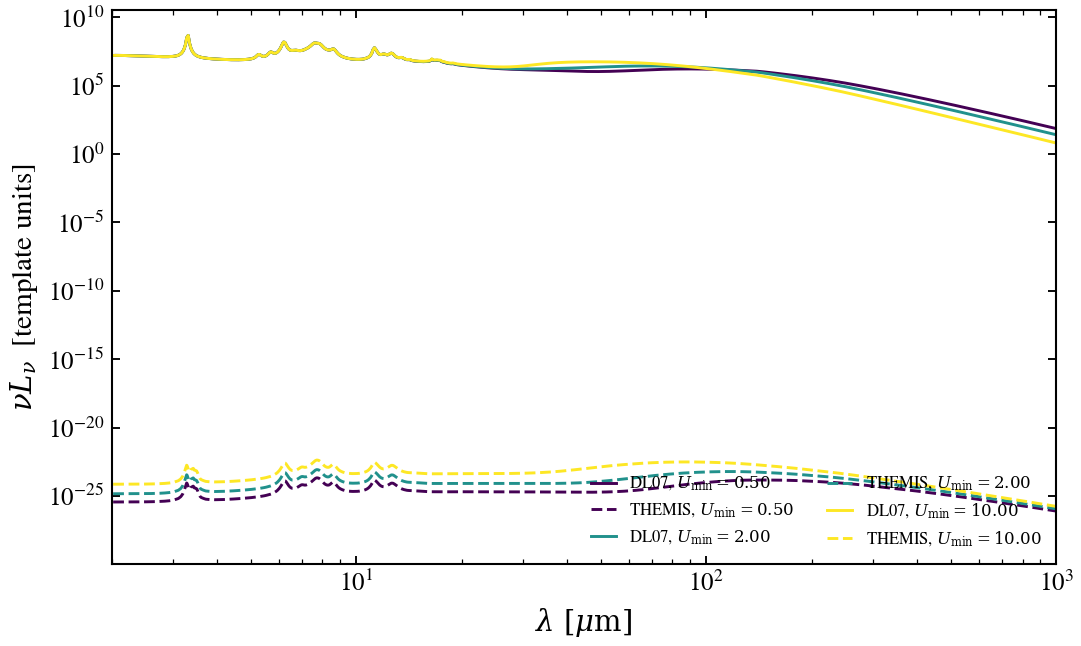

Generate this figure with Python:
r"""
Minimum radiation field U_min: DL07 vs THEMIS FIR peak and sweep
================================================================

The starlight intensity floor U_min sets the temperature of the diffuse-ISM
component in template-based dust libraries. Two perspectives:

(Top) Fixed U_min comparison: the Draine & Li 2007 grid (fixed q_PAH = 2.5%)
and the THEMIS grid (fixed q_HAC = 0.17) at three matched U_min values
highlight that the FIR-peak position is remarkably consistent between the two
grain-physics paradigms, while THEMIS predicts a stronger mid-IR continuum from
its hydrogenated amorphous carbon component.

(Bottom) U_min sweep normalized by L_IR (8–1000 μm) shows how both libraries
respond to radiation-field intensity: higher U_min → hotter dust → FIR peak
shifted blueward. At matched U_min, THEMIS peaks roughly 2× redder than DL07
due to lower equilibrium temperature in its grain mix.

References:
    Draine, B.T. & Li, A. 2007, ApJ, 657, 810.
    Jones, A.P. et al. 2013/2017 — THEMIS model series.
"""

import os

os.environ["TF_CPP_MIN_LOG_LEVEL"] = "2"  # suppress XLA/PjRt C++ INFO+WARNING logs

import warnings

import h5py
import jax
import matplotlib.pyplot as plt
import numpy as np

import tengri
from tengri import data_path
from tengri.analysis.plotting import setup_style

setup_style()
warnings.filterwarnings("ignore", message=".*BakedInBackend.*")
warnings.filterwarnings("ignore", message=".*deprecated.*")

SHOWN_UMIN = (0.5, 2.0, 10.0)
C_AA_PER_S = 2.99792458e18

with h5py.File(data_path("dl07_templates.h5"), "r") as f:
    wave_aa_dl = np.asarray(f["wavelength"][:])
    umin_dl = np.asarray(f["umin_grid"][:])
    qpah_dl = np.asarray(f["qpah_grid"][:])
    single_u_dl = np.asarray(f["single_u"][:])
i_qpah = int(np.argmin(np.abs(qpah_dl - 2.5)))
nu_dl = C_AA_PER_S / wave_aa_dl
wave_um_dl = wave_aa_dl * 1.0e-4

with h5py.File(data_path("themis_templates.h5"), "r") as f:
    wave_aa_th = np.asarray(f["wavelength_aa"][:])
    umin_th = np.asarray(f["umin_grid"][:])
    qhac_th = np.asarray(f["qhac_grid"][:])
    single_u_th = np.asarray(f["single_u"][:])
i_qhac = int(np.argmin(np.abs(qhac_th - 0.17)))
nu_th = C_AA_PER_S / wave_aa_th
wave_um_th = wave_aa_th * 1.0e-4

fig, ax = plt.subplots(figsize=(7.5, 4.6))
cmap = plt.get_cmap("viridis")

for k, target in enumerate(SHOWN_UMIN):
    color = cmap(k / (len(SHOWN_UMIN) - 1))
    i_dl = int(np.argmin(np.abs(umin_dl - target)))
    ax.plot(
        wave_um_dl,
        nu_dl * single_u_dl[i_qpah, i_dl],
        color=color,
        lw=1.4,
        ls="-",
        label=rf"DL07, $U_{{\rm min}}={umin_dl[i_dl]:.2f}$",
    )
    i_th = int(np.argmin(np.abs(umin_th - target)))
    ax.plot(
        wave_um_th,
        nu_th * single_u_th[i_qhac, i_th],
        color=color,
        lw=1.4,
        ls="--",
        label=rf"THEMIS, $U_{{\rm min}}={umin_th[i_th]:.2f}$",
    )

ax.set(
    xscale="log",
    yscale="log",
    xlim=(2.0, 1.0e3),
    xlabel=r"$\lambda\ [\mu\mathrm{m}]$",
    ylabel=r"$\nu L_\nu$  [template units]",
)
ax.legend(loc="lower right", frameon=False, fontsize=8, ncol=2)
fig.tight_layout()

# --- Add bottom panel: U_min sweep (from plot_umin_sweep.py) ---
C_AA_PER_S = 2.998e18
UMIN_VALUES = [0.1, 1.0, 5.0, 25.0]
LIB_TYPES = ["draine_li2007", "themis"]
LINESTYLES = {
    "draine_li2007": "-",
    "themis": "--",
}
COLORS_SWEEP = plt.cm.viridis(np.linspace(0.1, 0.9, len(UMIN_VALUES)))

recipe = {"sfh": {"type": "const", "*": tengri.FIXED, "log_sfr": 1.0}}
ssp = tengri.load_ssp()

fig_sweep = plt.figure(figsize=(8, 5))
ax_sweep = fig_sweep.add_subplot(111)

for lib_type in LIB_TYPES:
    for i, umin in enumerate(UMIN_VALUES):
        model = tengri.SEDModel.build(
            ssp,
            **recipe,
            dust={
                "type": "two_component",
                "*": tengri.FIXED,
                "tau_diff": 1.0,
                "tau_bc": 1.5,
                "emission": {
                    "type": lib_type,
                    "*": tengri.FIXED,
                    "umin": umin,
                    "gamma_dl": 0.01,
                    "qpah": 2.5,
                },
            },
            redshift=tengri.Fixed(0.05),
        )
        p = dict(model.spec.sample(jax.random.PRNGKey(0)))
        out = model.predict_rest_sed(p)
        wave = np.asarray(out.wavelength)
        nu_l_nu = C_AA_PER_S / wave * np.asarray(out.sed)
        ir = (wave > 8e4) & (wave < 1e7)
        if ir.sum() < 5:
            continue
        nu_ir = C_AA_PER_S / wave[ir]
        order = np.argsort(nu_ir)
        l_ir = np.trapezoid(np.asarray(out.sed)[ir][order], nu_ir[order])
        if l_ir > 0:
            nu_l_nu = nu_l_nu / l_ir
        label = rf"$U_{{\min}}$ = {umin:.1f} ({lib_type.replace('_', ' ')})"
        ax_sweep.loglog(
            wave,
            nu_l_nu,
            color=COLORS_SWEEP[i],
            ls=LINESTYLES[lib_type],
            lw=1.4,
            label=label,
        )

ax_sweep.set(
    xscale="log",
    yscale="log",
    xlim=(3e4, 5e6),
    ylim=(1e-3, 2.0),
    xlabel=r"Rest-frame wavelength $\lambda$ [$\mathrm{\AA}$]",
    ylabel=r"$\nu L_\nu\,/\,L_{\rm IR}$  [Hz$^{-1}$]",
)
ax_sweep.set_title("FIR peak migration with $U_{\\min}$ — DL07 (solid) vs THEMIS (dashed)")
ax_sweep.legend(frameon=False, fontsize=7, loc="lower left", ncol=2)
fig_sweep.tight_layout()
fig_sweep.savefig("plot_umin_cross_library_sweep.png", dpi=150, bbox_inches="tight")

plt.savefig("plot_umin_cross_library.png", dpi=150, bbox_inches="tight")
